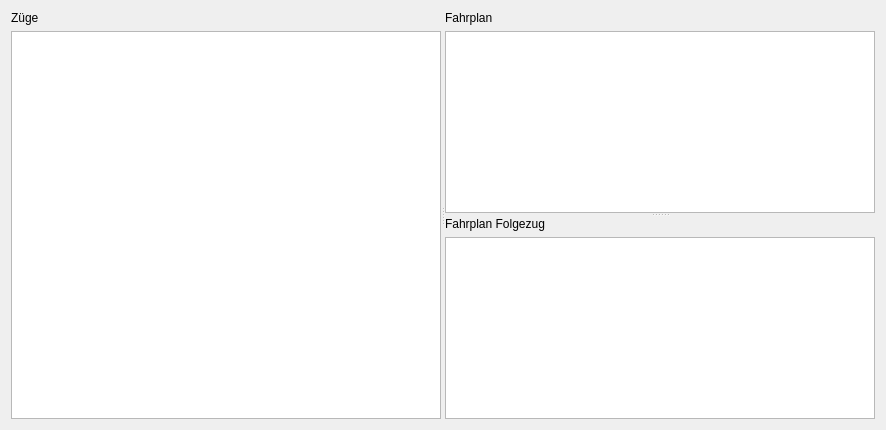
<?xml version="1.0" encoding="UTF-8"?>
<ui version="4.0">
 <class>FahrplanWidget</class>
 <widget class="QWidget" name="FahrplanWidget">
  <property name="geometry">
   <rect>
    <x>0</x>
    <y>0</y>
    <width>886</width>
    <height>430</height>
   </rect>
  </property>
  <property name="windowTitle">
   <string>Form</string>
  </property>
  <layout class="QVBoxLayout" name="verticalLayout_3">
   <item>
    <widget class="QSplitter" name="splitter_2">
     <property name="orientation">
      <enum>Qt::Horizontal</enum>
     </property>
     <widget class="QWidget" name="layoutWidget">
      <layout class="QVBoxLayout" name="zugliste_layout">
       <item>
        <widget class="QLabel" name="zugliste_label">
         <property name="text">
          <string>Züge</string>
         </property>
        </widget>
       </item>
       <item>
        <widget class="QTableView" name="zugliste_view"/>
       </item>
      </layout>
     </widget>
     <widget class="QSplitter" name="splitter">
      <property name="orientation">
       <enum>Qt::Vertical</enum>
      </property>
      <widget class="QWidget" name="">
       <layout class="QVBoxLayout" name="verticalLayout">
        <item>
         <widget class="QLabel" name="fahrplan_label">
          <property name="text">
           <string>Fahrplan</string>
          </property>
         </widget>
        </item>
        <item>
         <widget class="QTableView" name="fahrplan_view"/>
        </item>
       </layout>
      </widget>
      <widget class="QWidget" name="">
       <layout class="QVBoxLayout" name="verticalLayout_2">
        <item>
         <widget class="QLabel" name="folgezug_label">
          <property name="text">
           <string>Fahrplan Folgezug</string>
          </property>
         </widget>
        </item>
        <item>
         <widget class="QTableView" name="folgezug_view"/>
        </item>
       </layout>
      </widget>
     </widget>
    </widget>
   </item>
  </layout>
 </widget>
 <resources/>
 <connections/>
</ui>
